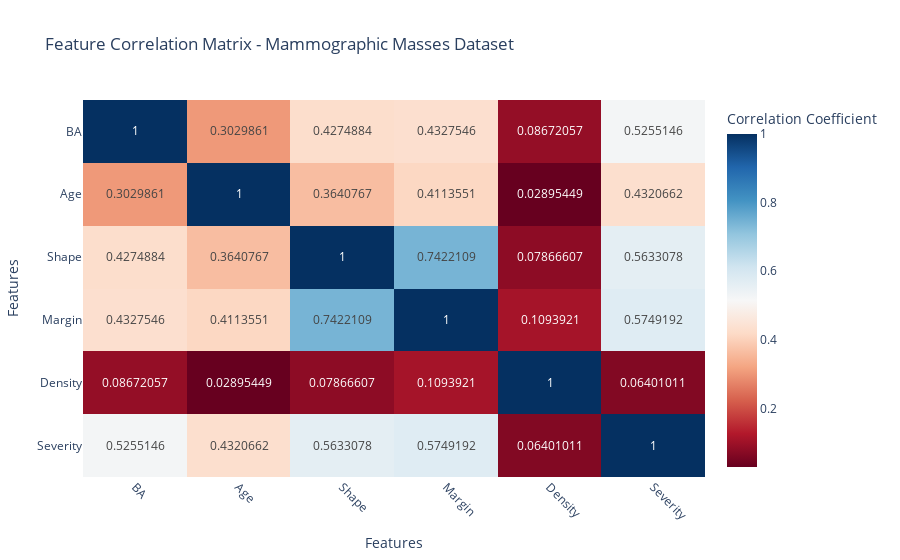

The notebook cell this image was saved under:
### Code cell
# VISUALIZATION 3: Correlation Matrix Heatmap
# Correlation analysis to understand relationships between all numerical features
# Heatmaps are excellent for showing correlation patterns in multivariate data

print("\n=== CREATING VISUALIZATION 3: CORRELATION MATRIX HEATMAP ===")

# Calculate correlation matrix for all numerical columns
# Correlation values range from -1 (perfect negative) to +1 (perfect positive)
# Values close to 0 indicate little to no linear relationship
correlation_matrix = df.corr()

print("Correlation matrix calculated for the following features:")
print(list(correlation_matrix.columns))

# Create interactive heatmap using Plotly Express imshow function
# text_auto=True displays correlation values on each cell
# This makes it easy to identify strong correlations between variables
fig3 = px.imshow(
    correlation_matrix,
    text_auto=True,  # Display correlation values on heatmap
    aspect="auto",   # Adjust aspect ratio automatically
    title='Feature Correlation Matrix - Mammographic Masses Dataset',
    color_continuous_scale='RdBu',  # Red-Blue color scale (red=positive, blue=negative)
    labels={'color': 'Correlation Coefficient'}
)

# Update layout for better readability
fig3.update_layout(
    xaxis_title="Features",
    yaxis_title="Features",
    # Rotate x-axis labels for better readability
    xaxis={'tickangle': 45}
)

# Display the third visualization
fig3.show()

print("✓ Correlation matrix heatmap created successfully")

# Analyze and report key correlation findings
print("\n=== KEY CORRELATION INSIGHTS ===")
# Find strongest positive correlations (excluding self-correlation)
corr_matrix_no_diag = correlation_matrix.where(~np.eye(len(correlation_matrix), dtype=bool))
max_corr = corr_matrix_no_diag.max().max()
min_corr = corr_matrix_no_diag.min().min()

print(f"Strongest positive correlation: {max_corr:.3f}")
print(f"Strongest negative correlation: {min_corr:.3f}")

# Find correlations with the target variable (Severity)
severity_correlations = correlation_matrix['Severity'].drop('Severity').sort_values(key=abs, ascending=False)
print("\nCorrelations with Severity (target variable):")
for feature, corr_value in severity_correlations.items():
    print(f"  {feature}: {corr_value:.3f}")

print(f"\nTotal of {len(correlation_matrix.columns)} features analyzed in correlation matrix")

### Figure 1 — Plotly figure (JSON) as saved in the notebook; plotly's stock layout.template omitted (floating-point values rounded to 4 significant figures)
{"data": [{"coloraxis": "coloraxis", "hovertemplate": "x: %{x}<br>y: %{y}<br>Correlation Coefficient: %{z}<extra></extra>", "name": "0", "texttemplate": "%{z}", "type": "heatmap", "x": ["BA", "Age", "Shape", "Margin", "Density", "Severity"], "xaxis": "x", "y": ["BA", "Age", "Shape", "Margin", "Density", "Severity"], "yaxis": "y", "z": [[1.0, 0.303, 0.4275, 0.4328, 0.08672, 0.5255], [0.303, 1.0, 0.3641, 0.4114, 0.02895, 0.4321], [0.4275, 0.3641, 1.0, 0.7422, 0.07867, 0.5633], [0.4328, 0.4114, 0.7422, 1.0, 0.1094, 0.5749], [0.08672, 0.02895, 0.07867, 0.1094, 1.0, 0.06401], [0.5255, 0.4321, 0.5633, 0.5749, 0.06401, 1.0]]}], "layout": {"coloraxis": {"colorbar": {"title": {"text": "Correlation Coefficient"}}, "colorscale": [[0, "rgb(103,0,31)"], [0.1, "rgb(178,24,43)"], [0.2, "rgb(214,96,77)"], [0.3, "rgb(244,165,130)"], [0.4, "rgb(253,219,199)"], [0.5, "rgb(247,247,247)"], [0.6, "rgb(209,229,240)"], [0.7, "rgb(146,197,222)"], [0.8, "rgb(67,147,195)"], [0.9, "rgb(33,102,172)"], [1, "rgb(5,48,97)"]]}, "title": {"text": "Feature Correlation Matrix - Mammographic Masses Dataset"}, "xaxis": {"anchor": "y", "domain": [0, 1], "tickangle": 45, "title": {"text": "Features"}}, "yaxis": {"anchor": "x", "autorange": "reversed", "domain": [0, 1], "title": {"text": "Features"}}}}
